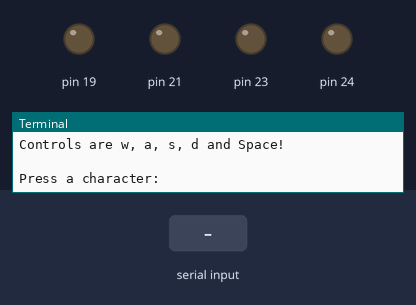
The program below on a simulated Raspberry Pi (header pin numbers). Parts: output pins drawn as LEDs (lit = HIGH), the last lines printed to the terminal. The inputs (shaded band) are chosen by the test bench.

Above: at 1.2 s.
1.3 s: "w" typed at the terminal, then Enter
At 2.1 s:
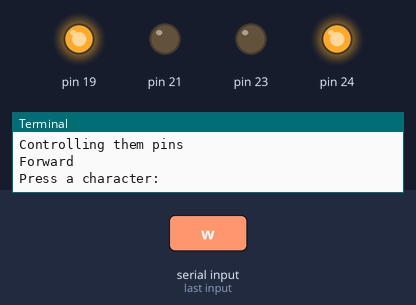
2.8 s: "s" typed at the terminal, then Enter
At 3.2 s:
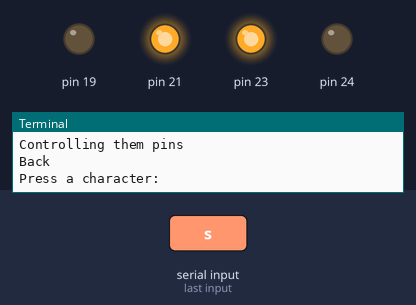
4.3 s: "a" typed at the terminal, then Enter
At 5.5 s:
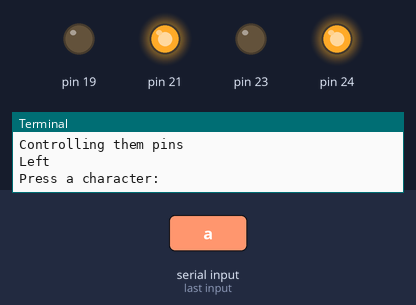
5.8 s: "d" typed at the terminal, then Enter
At 6.7 s:
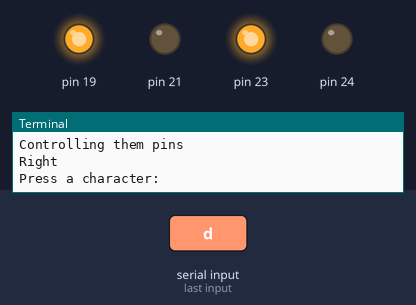
Timing chart, 0 to 8.3 s (numbered marks = the images above; inputs shaded):
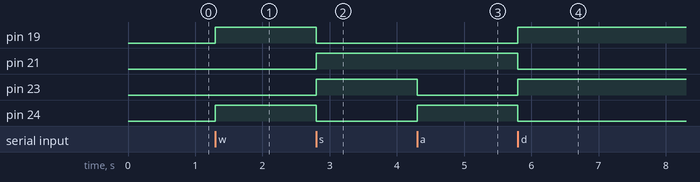

The program:

keyboard.py
```python
__author__ = 'CroMarmot'

#These are the keyboard mappings
#w = Go forward
#s = Go back
#a= Go left
#d = Go right
#Space = Stop going forward or back

#Get the GPIO module
import RPi.GPIO as GPIO

#Get the time module
import time

#A routine to control a pair of pins
def ControlAPairOfPins(FirstPin,FirstState,SecondPin,SecondState):
    print "Controlling them pins"
    if FirstState == "1":
        GPIO.output(int(FirstPin),True)
    else:
        GPIO.output(int(FirstPin),False)

    if SecondState == "1":
        GPIO.output(int(SecondPin),True)
    else:
        GPIO.output(int(SecondPin),False)
    #Just return
    return

####Main body of code

#Get rid of warnings
GPIO.setwarnings(False)

#Set the GPIO mode
GPIO.setmode(GPIO.BOARD)
#Set the pins to be outputs
GPIO.setup(19,GPIO.OUT)
GPIO.setup(21,GPIO.OUT)
GPIO.setup(23,GPIO.OUT)
GPIO.setup(24,GPIO.OUT)

try:
    print "Controls are w, a, s, d and Space!\n"
    while True:
        MyChar = raw_input("Press a character:")
        print "You pressed: " + MyChar
        if MyChar == "w":
            ControlAPairOfPins("19","1","21","0")
            ControlAPairOfPins("23","0","24","1")
            print "Forward"
        elif MyChar == "s":
            ControlAPairOfPins("19","0","21","1")
            ControlAPairOfPins("23","1","24","0")
            print ("Back")
        elif MyChar == "a":
            ControlAPairOfPins("19","0","21","1")
            ControlAPairOfPins("23","0","24","1")
            print "Left"
        elif MyChar == "d":
            ControlAPairOfPins("19","1","21","0")
            ControlAPairOfPins("23","1","24","0")
            print "Right"
        elif MyChar == " ":
            ControlAPairOfPins("19","0","21","0")
            ControlAPairOfPins("23","0","24","0")
            print "Stop"
        else:
            print "Not a command"
except:
    print "Error"
    #Fill Keyboardinterrupt here!
```

Measured:
- after the input at 1.3 s, pin 19, pin 24: LOW → HIGH at once
- after the input at 2.8 s, pin 19, pin 24: HIGH → LOW at once; pin 21, pin 23: LOW → HIGH at once
- after the input at 4.3 s, pin 23: HIGH → LOW at once; pin 24: LOW → HIGH at once
- after the input at 5.8 s, pin 19, pin 23: LOW → HIGH at once; pin 21, pin 24: HIGH → LOW at once
